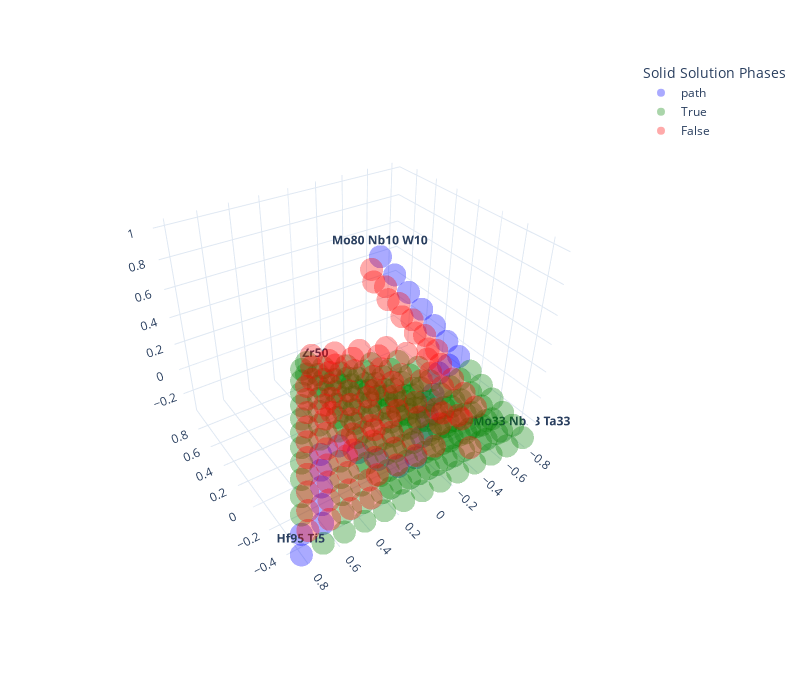

The code cell stored with this chart in its notebook:
### Code cell
gridFeasibleMarked = ['path' if i in pathList else f for i, f in enumerate(gridFeasible)]
fig = px.scatter_3d(gridAtt_projected_df, x='x', y='y', z='z', color=gridFeasibleMarked, text=labels, hover_name=formulas,
              template='plotly_white', width=800, height=700, opacity=0.333, color_discrete_sequence=['blue', 'green', 'red'],
              labels={'color':'Solid Solution Phases', 'x':'', 'y':'', 'z':''})
fig.update_scenes({'camera': {'eye': {'x': -1.8, 'y': 1.2, 'z': 1.5}}})
